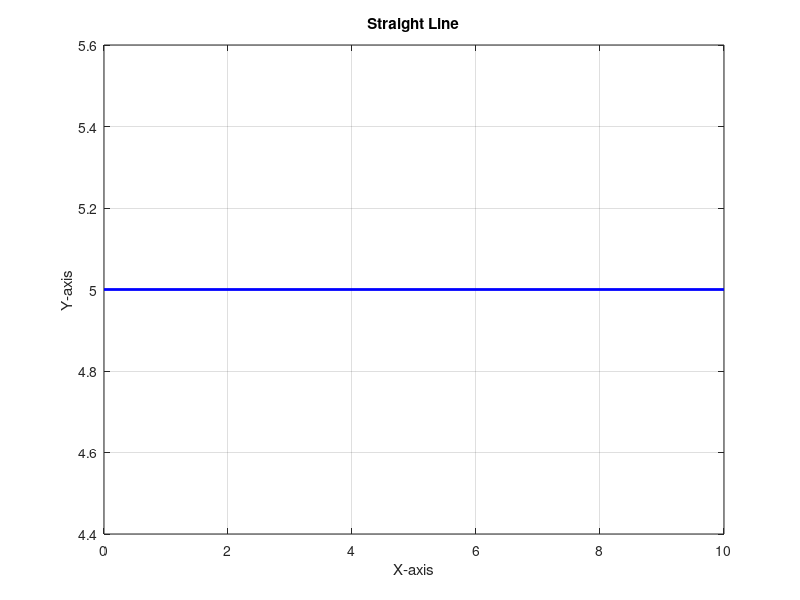

The MATLAB source for this figure:
% Define x and y coordinates for the line
x = [0, 10]; % Starting and ending x-coordinates
y = [5, 5];  % Starting and ending y-coordinates (horizontal line)

% Plot the line
figure;
plot(x, y, 'b-', 'LineWidth', 2);
grid on;
xlabel('X-axis');
ylabel('Y-axis');
title('Straight Line');


% plot(x, y, 'r--o', 'LineWidth', 1.5); % Red dashed line with circle markers
% plot(x, y, 'g-.s', 'LineWidth', 2);  % Green dash-dot line with square markers
% plot(x, y, 'b:*', 'LineWidth', 1);   % Blue dotted line with asterisks
